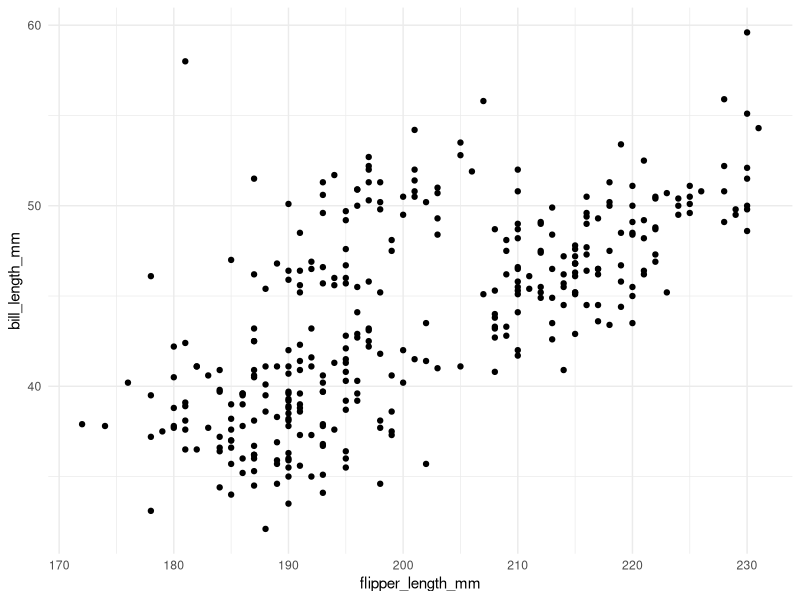
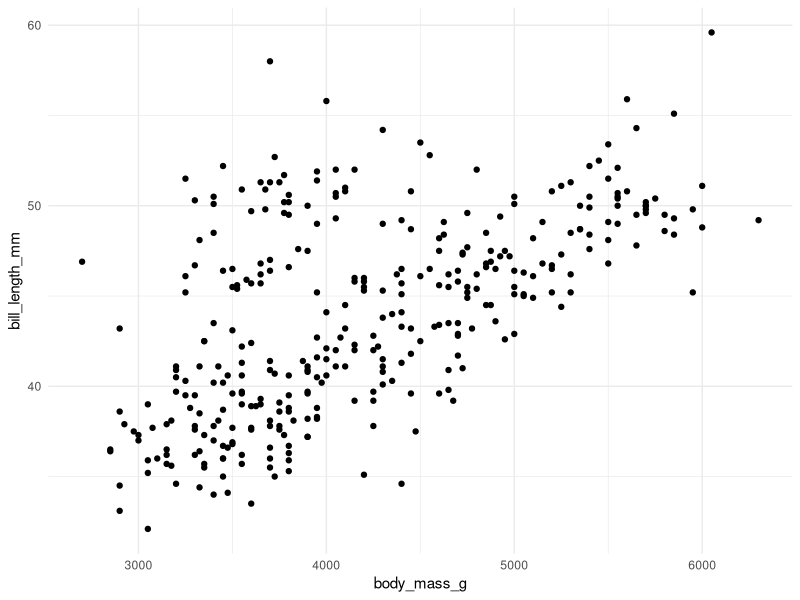

R code for these plots, in order:
## ---- chunk 1
library(ggplot2)
library(palmerpenguins)

ggplot(penguins, aes(x = flipper_length_mm, y = bill_length_mm)) +
  geom_point() + theme_minimal()
## ---- chunk 2
ggplot(penguins, aes(x = body_mass_g, y = bill_length_mm)) +
  geom_point() + theme_minimal()
